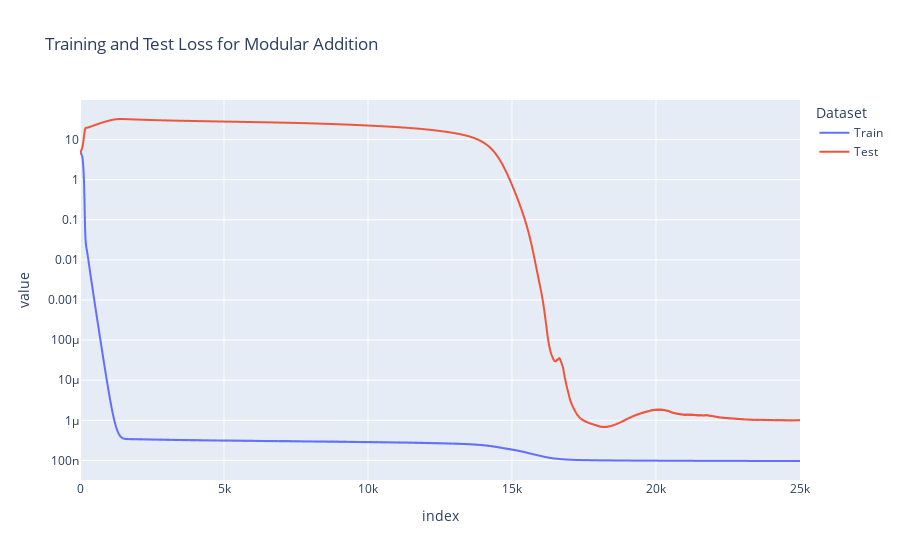

Notebook code cell kept with this figure:
### Code cell
# --- 4. Visualization ---
def plot_loss_curves(train_losses, test_losses):
    fig = px.line(y=[train_losses, test_losses], log_y=True,
                  labels={"x": "Epoch", "y": "Loss", "variable": "Dataset"},
                  title="Training and Test Loss for Modular Addition")
    fig.data[0].name = "Train"
    fig.data[1].name = "Test"
    fig.show()

plot_loss_curves(train_losses, test_losses)

### Figure 1 — Plotly figure (JSON) as saved in the notebook; plotly's stock layout.template omitted (floating-point values rounded to 4 significant figures; data arrays with more than 128 entries replaced by an {"elided": "..."} marker saying what was removed)
{"data": [{"hovertemplate": "Dataset=wide_variable_0<br>index=%{x}<br>value=%{y}<extra></extra>", "legendgroup": "wide_variable_0", "line": {"color": "#636efa", "dash": "solid"}, "marker": {"symbol": "circle"}, "mode": "lines", "name": "Train", "showlegend": true, "type": "scattergl", "x": {"elided": "25000 int values"}, "xaxis": "x", "y": {"elided": "25000 float values"}, "yaxis": "y"}, {"hovertemplate": "Dataset=wide_variable_1<br>index=%{x}<br>value=%{y}<extra></extra>", "legendgroup": "wide_variable_1", "line": {"color": "#EF553B", "dash": "solid"}, "marker": {"symbol": "circle"}, "mode": "lines", "name": "Test", "showlegend": true, "type": "scattergl", "x": {"elided": "25000 int values"}, "xaxis": "x", "y": {"elided": "25000 float values"}, "yaxis": "y"}], "layout": {"legend": {"title": {"text": "Dataset"}, "tracegroupgap": 0}, "title": {"text": "Training and Test Loss for Modular Addition"}, "xaxis": {"anchor": "y", "domain": [0, 1], "title": {"text": "index"}}, "yaxis": {"anchor": "x", "domain": [0, 1], "title": {"text": "value"}, "type": "log"}}}
